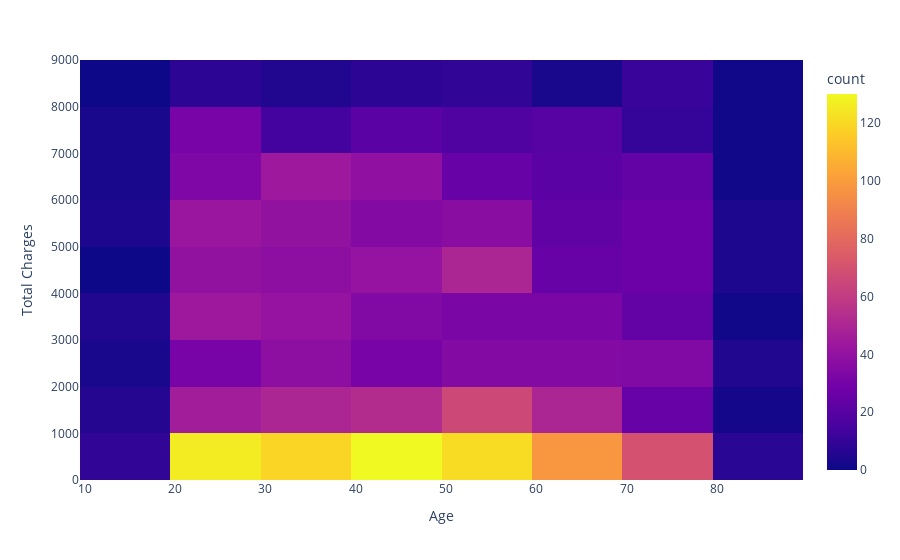

The notebook cell saved with this chart:
### Code cell
fig = px.density_heatmap(df1, x='Age', y='Total Charges')
fig.show()

### Figure 1 — Plotly figure (JSON) as saved in the notebook; plotly's stock layout.template omitted (floating-point values rounded to 4 significant figures; data arrays with more than 128 entries replaced by an {"elided": "..."} marker saying what was removed)
{"data": [{"coloraxis": "coloraxis", "hovertemplate": "Age=%{x}<br>Total Charges=%{y}<br>count=%{z}<extra></extra>", "name": "", "type": "histogram2d", "x": {"elided": "2194 int values"}, "xaxis": "x", "xbingroup": "x", "y": {"elided": "2194 float values"}, "yaxis": "y", "ybingroup": "y"}], "layout": {"autosize": true, "coloraxis": {"colorbar": {"title": {"text": "count"}}, "colorscale": [[0, "#0d0887"], [0.1111, "#46039f"], [0.2222, "#7201a8"], [0.3333, "#9c179e"], [0.4444, "#bd3786"], [0.5556, "#d8576b"], [0.6667, "#ed7953"], [0.7778, "#fb9f3a"], [0.8889, "#fdca26"], [1, "#f0f921"]]}, "legend": {"tracegroupgap": 0}, "margin": {"t": 60}, "xaxis": {"anchor": "y", "autorange": true, "domain": [0, 1], "range": [9.5, 89.5], "title": {"text": "Age"}, "type": "linear"}, "yaxis": {"anchor": "x", "autorange": true, "domain": [0, 1], "range": [0, 9000], "title": {"text": "Total Charges"}, "type": "linear"}}}
